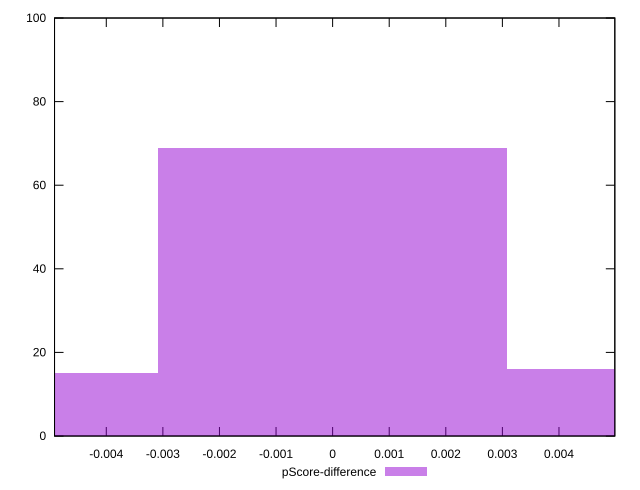

gnuplot code for this plot:
reset

$pScoreDifference <<EOF
0 69
-0.006173891007288747 15
0.006173891007288747 16
EOF

set key outside below
set boxwidth 0.006173891007288747
set xrange [-0.004914499752503687:0.004986962372877934]
set yrange [0:100]
set trange [0:100]
set style fill transparent solid 0.5 noborder
set terminal svg size 640, 490 enhanced background rgb 'white'
set output "reports/report_00027_2021-02-24T12-40-31.850Z/largest-contentful-paint/samples/agenda/pScore-difference/histogram.svg"

plot $pScoreDifference title "pScore-difference" with boxes

reset
